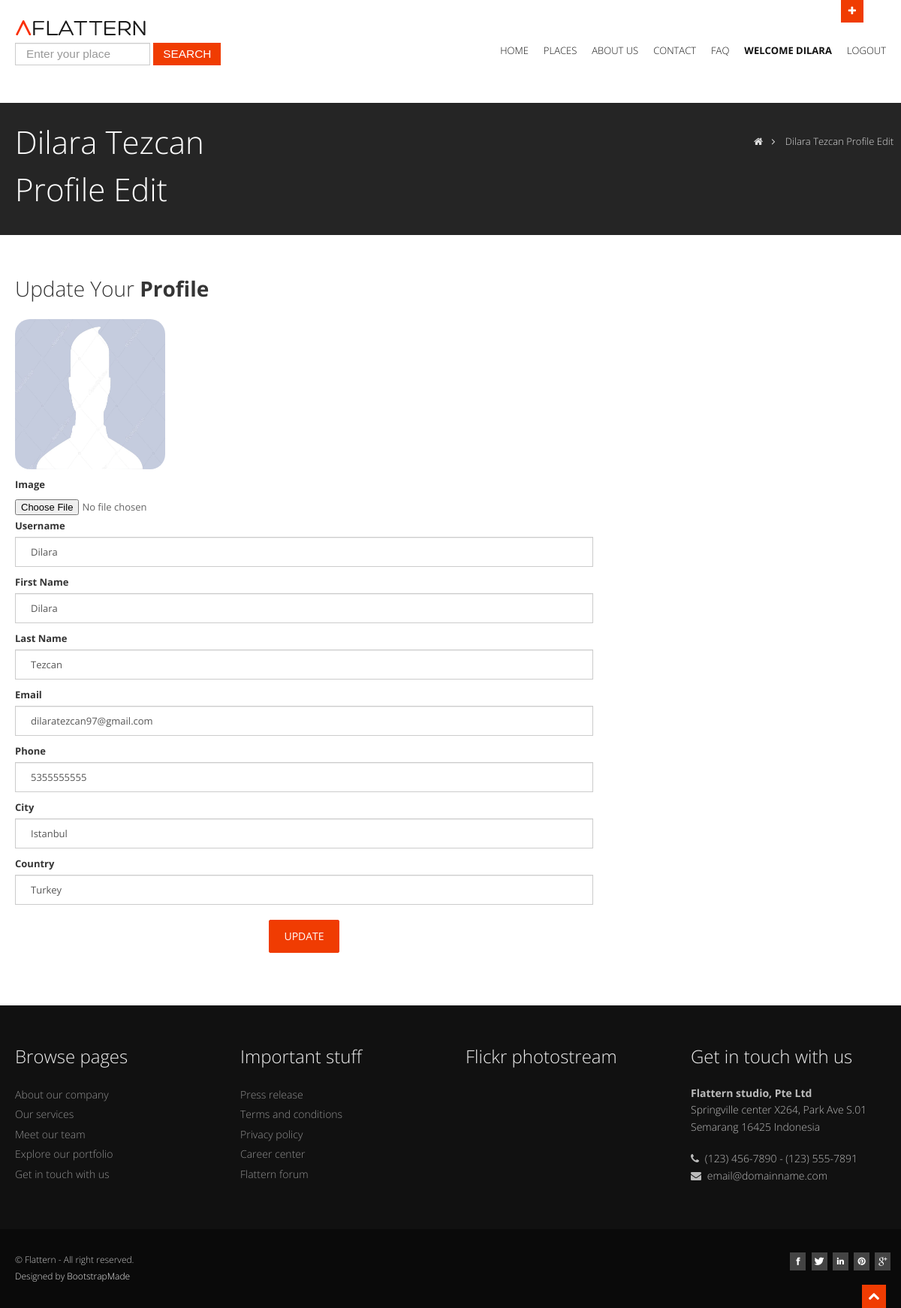
/user/profile_edit (signed in), run on the app's committed database.
### home/models.py (models this page shows, shortened)
class UserProfile(models.Model):
	user=models.OneToOneField(User, on_delete=models.CASCADE)
	phone=models.CharField(blank=True, max_length=20)
	city=models.CharField(blank=True, max_length=20)
	country=models.CharField(blank=True, max_length=20)
	image=models.ImageField(blank=True,upload_to='images/users/')
	def image_tag(self):
		return mark_safe('<img src="{}" height="50" />'.format(self.image.url))
	image_tag.short_description='Image'

### user/views.py (the view)
# urls.py: path('profile_edit', views.profile_edit, name="profile_edit"),
@login_required(login_url='/login')
def profile_edit(request):
	if request.method=='POST':
		user_form=UserUpdateForm(request.POST, instance=request.user)
		profile_form=ProfileUpdateForm(request.POST, request.FILES, instance=request.user.userprofile)
		if user_form.is_valid() and profile_form.is_valid():
			user_form.save()
			profile_form.save()
			messages.success(request,"Profile Updated Successfully.")
			return HttpResponseRedirect('/user/profile')
		else:
			messages.warning(request,form.errors)
			return HttpResponseRedirect('/user/profile_edit')
	else:
		categories=Category.objects.all()
		current_user=request.user
		user_form=UserUpdateForm(instance=request.user)
		profile_form=ProfileUpdateForm(instance=request.user.userprofile)
		profile=UserProfile.objects.get(user_id=current_user.id)
		content={'categories':categories, 'profile':profile, 'profile_form':profile_form }
		return render(request, 'profile_edit.html', content)

### user/templates/profile_edit.html (shortened to what this page needs)
{% extends 'homebase.html' %}
{% block inner_headline %}
<section id="inner-headline">
    <div class="container">
        <div class="row">
            <div class="span4">
                <div class="inner-heading">
                    <h2>{{ user.first_name }} {{ user.last_name }} Profile Edit</h2>
                </div>
            </div>
            <div class="span8">
                <ul class="breadcrumb">
                    <li><a href="/"><i class="icon-home"></i></a><i class="icon-angle-right"></i></li>
                    <li class="active">{{ user.first_name }} {{ user.last_name }} Profile Edit</li>
                </ul>
            </div>
        </div>
    </div>
</section>
{% endblock %}
{% block main_content %}
<div class="row">
    <div class="span12">
        <h4>Update Your <strong>Profile</strong></h4>
        <form method="post" enctype="multipart/form-data" class="contactForm">
            <img style="height: 200px; width: 200px; border-radius: 20px; margin-bottom: 10px;" src="{{ profile.image.url }}">
            <div class="row">
            	<div class="span8 form-group">
                	<label>Image</label>
                	<input type="file" name="image" class="input" accept="images/users/*">
                </div>
                <div class="span8 form-group">
                	<label class="control-label" for="inputText">Username</label>
                    <input type="text" name="username" class="form-control" value="{{ profile.user.username }}"/>
                </div>
                <div class="span8 form-group">
                	<label class="control-label" for="inputText">First Name</label>
                    <input type="text" class="form-control" name="first_name" value="{{ profile.user.first_name }}"  />
                </div>
                <div class="span8 form-group">
                	<label class="control-label" for="inputText">Last Name</label>
                    <input type="text" class="form-control" name="last_name" value="{{ profile.user.last_name }}" />
                </div>
                <div class="span8 form-group">
                	<label class="control-label" for="inputText">Email</label>
                    <input type="email" class="form-control" name="email" value="{{ profile.user.email }}" />
                </div>
                <div class="span8 form-group">
                	<label class="control-label" for="inputText">Phone</label>
                    <input type="text" class="form-control" name="phone" value="{{ profile.phone }}" />
                </div>
                <div class="span8 form-group">
                	<label class="control-label" for="inputText">City</label>
                    <input type="text" class="form-control" name="city" value="{{ profile.city }}" />
                </div>
                <div class="span8 form-group">
                	<label class="control-label" for="inputText">Country</label>
                    <input type="text" class="form-control" name="country" value="{{ profile.country }}" />
                </div>
                <p class="span8 text-center">
                    <button class="btn btn-large btn-theme margintop10" type="submit">Update</button>
                </p>
            </div>
        </form>
    </div>
</div>
{% endblock %}

### home/templates/homebase.html (shortened to what this page needs)
<!DOCTYPE html>
<html lang="en">
<head>
    {% load static %}
    <link href="{% static 'css/bootstrap.css' %}" rel="stylesheet" />
    <link href="{% static 'css/bootstrap-responsive.css' %}" rel="stylesheet" />
    <link href="{% static 'css/fancybox/jquery.fancybox.css' %}" rel="stylesheet">
    <link href="{% static 'css/jcarousel.css' %}" rel="stylesheet" />
    <link href="{% static 'css/flexslider.css' %}" rel="stylesheet" />
    <link href="{% static 'css/style.css' %}" rel="stylesheet" />
    <link href="{% static 'skins/default.css' %}" rel="stylesheet" />
    <link rel="stylesheet" href="https://ajax.googleapis.com/ajax/libs/jqueryui/1.11.4/themes/smoothness/jquery-ui.css">
</head>
<body>
    <div id="wrapper">
        <header>
            <div class="container ">
                <div id="header-hidden-link">
                    <a href="#" class="toggle-link" title="Click me you'll get a surprise" data-target=".hidden-top"><i></i>Open</a>
                </div>
                <div class="row nomargin">
                    <div class="span12">
                    </div>
                </div>
                <div class="row">
                    <div class="span4">
                        <div class="logo">
                            <a href="/"><img src="{% static 'img/logo.png' %}" alt="" class="logo" /></a>
                            <div class="widget">
                                <div class="ui-widget">
                                <form action="/place/search" method="post" class="form-search">
                                    <input placeholder="Enter your place" id="search" name="search" type="text" class="input-medium search-query">
                                    <button type="submit" class="btn btn-square btn-theme">Search</button>
                                </form>
                                </div>
                            </div>
                        </div>
                    </div>
                    <div class="span8">
                        <div class="navbar navbar-static-top">
                            <div class="navigation">
                                <nav>
                                    <ul class="nav topnav">
                                        <li>
                                            <a href="/">Home </a>
                                        </li>
                                        <li class="dropdown">
                                            <a href="/place">Places</a>
                                        </li>
                                            {% load mptt_tags %}
                                        <li>
                                            <a href="/about"> About Us </a>
                                        </li>
                                        <li>
                                            <a href="/contact">Contact </a>
                                        </li>
                                        <li>
                                            <a href="/faq">FAQ</a>
                                        </li>
                                        {% if user.id is not None %}
                                        <li>
                                            <a href="/user/profile"><strong>Welcome {{ user.first_name }}</strong></a>
                                        </li>
                                        <li>
                                            <a href="/logout">Logout</a>
                                        </li>
                                        {% else %}
                                        <li>
                                            <a href="/login">What are you waiting for? Sign In Here <i class="icon-circle-arrow-up"></i></a>
                                        </li>
                                        {% endif %}
                                    </ul>
                                </nav>
                            </div>
                        </div>
                    </div>
                </div>
            </div>
        </header>
      {% block inner_headline %}
      {% endblock %}
        <section id="content">
          <div class="container">
            {% block main_content %}
            {% endblock %}
            </div>
        </section>
        <footer>
            <div class="container">
                <div class="row">
                    <div class="span3">
                        <div class="widget">
                            <h5 class="widgetheading">Browse pages</h5>
                            <ul class="link-list">
                                <li><a href="#">About our company</a></li>
                                <li><a href="#">Our services</a></li>
                                <li><a href="#">Meet our team</a></li>
                                <li><a href="#">Explore our portfolio</a></li>
                                <li><a href="#">Get in touch with us</a></li>
                            </ul>
                        </div>
                    </div>
                    <div class="span3">
                        <div class="widget">
                            <h5 class="widgetheading">Important stuff</h5>
                            <ul class="link-list">
                                <li><a href="#">Press release</a></li>
                                <li><a href="#">Terms and conditions</a></li>
                                <li><a href="#">Privacy policy</a></li>
                                <li><a href="#">Career center</a></li>
                                <li><a href="#">Flattern forum</a></li>
                            </ul>
                        </div>
                    </div>
                    <div class="span3">
                        <div class="widget">
                            <h5 class="widgetheading">Flickr photostream</h5>
                        </div>
                    </div>
                    <div class="span3">
                        <div class="widget">
                            <h5 class="widgetheading">Get in touch with us</h5>
                            <address>
                <strong>Flattern studio, Pte Ltd</strong><br>
                 Springville center X264, Park Ave S.01<br>
                 Semarang 16425 Indonesia
              </address>
                            <p>
                                <i class="icon-phone"></i> (123) 456-7890 - (123) 555-7891
                                <br>
                                <i class="icon-envelope-alt"></i> email@domainname.com
                            </p>
                        </div>
                    </div>
                </div>
            </div>
            <div id="sub-footer">
                <div class="container">
                    <div class="row">
                        <div class="span6">
                            <div class="copyright">
                                <p>
                                    <span>&copy; Flattern - All right reserved.</span>
                                </p>
                                <div class="credits">
                                    Designed by <a href="https://bootstrapmade.com/">BootstrapMade</a>
                                </div>
                            </div>
                        </div>
                        <div class="span6">
                            <ul class="social-network">
                                <li><a href="#" data-placement="bottom" title="Facebook"><i class="icon-facebook icon-square"></i></a></li>
                                <li><a href="#" data-placement="bottom" title="Twitter"><i class="icon-twitter icon-square"></i></a></li>
                                <li><a href="#" data-placement="bottom" title="Linkedin"><i class="icon-linkedin icon-square"></i></a></li>
                                <li><a href="#" data-placement="bottom" title="Pinterest"><i class="icon-pinterest icon-square"></i></a></li>
                                <li><a href="#" data-placement="bottom" title="Google plus"><i class="icon-google-plus icon-square"></i></a></li>
                            </ul>
                        </div>
                    </div>
                </div>
            </div>
        </footer>
    </div>
    <a href="#" class="scrollup"><i class="icon-chevron-up icon-square icon-32 active"></i></a>
</body>
</html>

### data on the page
UserProfile: image (picture), username "Dilara", first_name "Dilara", last_name "Tezcan", email "dilaratezcan97@gmail.com", phone "5355555555", city "Istanbul", country "Turkey"

### other printed values
{{ user.first_name }} "DILARA"
{{ user.first_name }} "Dilara"
{{ user.last_name }} "Tezcan"
